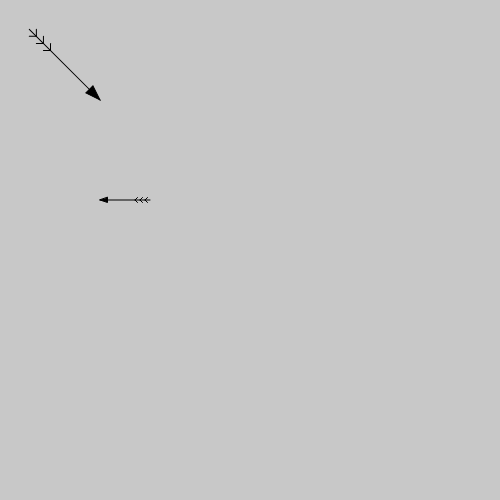
Frame 1 (no input)
Frame 60 (no input): identical to frame 1, image omitted
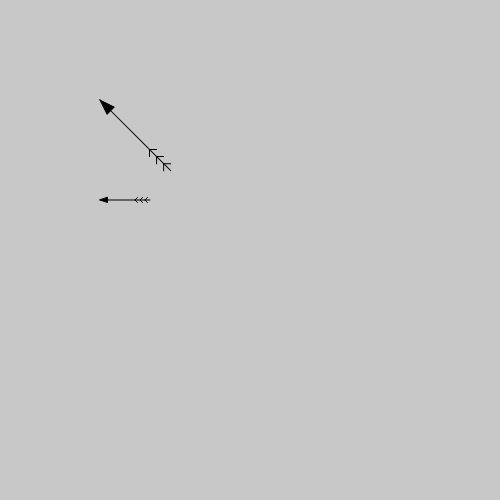
Frame 120 (the mouse pressed at the canvas centre since frame 60)

The p5.js sketch that drew these frames (run headless with seeded random() and noise() and a simulated clock; from frame 60 on, the mouse is pressed at the canvas centre):

// p5.js sketch
// ── sketch.js
function setup() {
  createCanvas(500, 500);

}

function draw() {
  background(200);
  var firstArrowX = 100;
  var firstArrowY = 100;
  var angle = getAngle(firstArrowX, firstArrowY, mouseX, mouseY) + radians(180);
  push();
  translate(firstArrowX, firstArrowY);
  rotate(angle);
  drawArrow(0, 0, 100);
  pop();
  drawArrow(100, 200, 50);
}

function drawArrow(x, y, size) {
  fill(0);
  line(x, y, x+size, y);
  var tSize = size * 0.15;
  triangle(x, y, x+tSize, y+tSize/3, x+tSize, y-tSize/3);
  // feathers
  var fPos = size * 0.7;
  var fSize = size * 0.05;
  line (x+fPos, y, x+fPos+fSize, y+fSize);
  line (x+fPos, y, x+fPos+fSize, y-fSize);
  fPos = size * 0.8;
  line (x+fPos, y, x+fPos+fSize, y+fSize);
  line (x+fPos, y, x+fPos+fSize, y-fSize);
  fPos = size * 0.9;
  line (x+fPos, y, x+fPos+fSize, y+fSize);
  line (x+fPos, y, x+fPos+fSize, y-fSize);
}

function getAngle(x1, y1, x2, y2) {
  var dx = x1 - x2;
  var dy = y1 - y2;
  var angleInRad = Math.atan2(dy, dx);
  return angleInRad;
}
